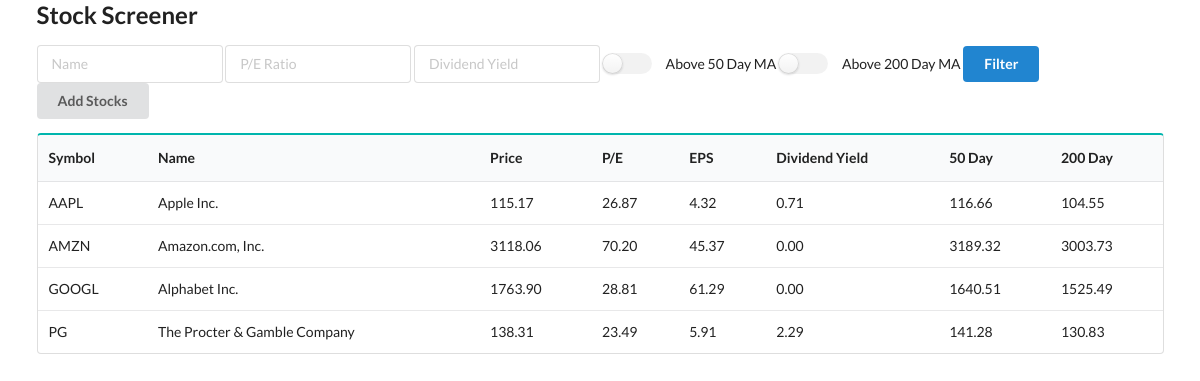
The page / on the database its author committed.
### models.py (models this page shows)
class Stock(Base):
    __tablename__ = "stocks"
    id = Column(Integer, primary_key=True, index=True)
    symbol = Column(String, unique=True, index=True)
    name = Column(String(255))
    price = Column(Numeric(10, 2))
    forward_pe = Column(Numeric(10, 2))
    forward_eps = Column(Numeric(10, 2))
    dividend = Column(Numeric(10, 2))
    ma50 = Column(Numeric(10, 2))
    ma200 = Column(Numeric(10, 2))

### main.py (the view)
@app.get("/")
async def home(request: Request,
               name=None, forward_pe=None, dividend=None, ma50=None, ma200=None,
               db: SessionLocal = Depends(get_db)):
    stocks = db.query(Stock)
    if name:
        stocks = stocks.filter(Stock.name.startswith(name))
    if forward_pe:
        stocks = stocks.filter(Stock.forward_pe < forward_pe)
    if dividend:
        stocks = stocks.filter(Stock.dividend > dividend)
    if ma50:
        stocks = stocks.filter(Stock.price > Stock.ma50)
    if ma200:
        stocks = stocks.filter(Stock.price > Stock.ma200)
    return templates.TemplateResponse("home.html",
                                      {"request": request,
                                       "stocks": stocks,
                                       "name": name,
                                       "dividend": dividend,
                                       "forward_pe": forward_pe,
                                       "ma50": ma50,
                                       "ma200": ma200})

### templates/home.html (shortened to what this page needs)
{% extends "layout.html" %}
{% block content %}
<form>
    <div class="ui input">
        <input name="name" type="text" placeholder="Name" value="{{ name or ''}}">
    </div>
    <div class="ui input">
        <input name="forward_pe" type="text" placeholder="P/E Ratio" value="{{ forward_pe or ''}}">
    </div>
    <div class="ui input">
        <input name="dividend" type="text" placeholder="Dividend Yield" value="{{ dividend or ''}}">
    </div>
    <div class="ui toggle checkbox">
        <label>Above 50 Day MA</label>
    </div>
    <div class="ui toggle checkbox">
        <label>Above 200 Day MA</label>
    </div>
    <button type="submit" class="ui button primary">
      Filter
    </button>
</form>
<button id="add-stocks" class="ui button">
  Add Stocks
</button>
<table class="ui teal table">
    <thead>
    <tr>
        <th>Symbol</th>
        <th>Name</th>
        <th>Price</th>
        <th>P/E</th>
        <th>EPS</th>
        <th>Dividend Yield</th>
        <th>50 Day</th>
        <th>200 Day</th>
    </tr>
    </thead>
    <tbody>
    {% for stock in stocks %}
        <tr>
            <td>{{ stock.symbol }}</td>
            <td>{{ stock.name }}</td>
            <td>{{ stock.price }}</td>
            <td>{{ stock.forward_pe }}</td>
            <td>{{ stock.forward_eps }}</td>
            <td>{{ stock.dividend }}</td>
            <td>{{ stock.ma50 }}</td>
            <td>{{ stock.ma200 }}</td>
        </tr>
    {% endfor %}
    </tbody>
</table>
{% endblock %}

### templates/layout.html (shortened to what this page needs)
<!DOCTYPE html>
<html lang="en">
    <head>
        <link rel="stylesheet" href="https://cdn.jsdelivr.net/npm/semantic-ui@2.4.2/dist/semantic.min.css">
    </head>
    <body>
        <div class="ui container">
            <h2>Stock Screener</h2>
            {% block content %}
            {% endblock %}
        </div>
    </body>
</html>

### rows shown on the page
Stock: symbol "AAPL", name "Apple Inc.", price "115.17", forward_pe "26.87", forward_eps "4.32", dividend "0.71", ma50 "116.66", ma200 "104.55"
Stock: symbol "AMZN", name "Amazon.com, Inc.", price "3118.06", forward_pe "70.20", forward_eps "45.37", dividend "0.00", ma50 "3189.32", ma200 "3003.73"
Stock: symbol "GOOGL", name "Alphabet Inc.", price "1763.90", forward_pe "28.81", forward_eps "61.29", dividend "0.00", ma50 "1640.51", ma200 "1525.49"
Stock: symbol "PG", name "The Procter & Gamble Company", price "138.31", forward_pe "23.49", forward_eps "5.91", dividend "2.29", ma50 "141.28", ma200 "130.83"
